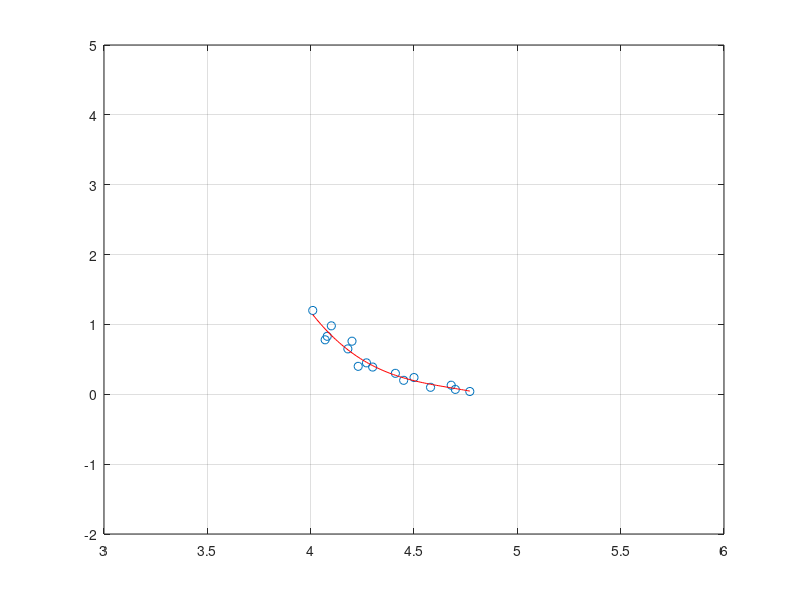

MATLAB code for this plot: (Note: this script raises an error after producing the figure.)
x=[4.01 4.07 4.08 4.10 4.18 4.20 4.23 4.27 4.30 4.41 4.45 4.5 4.58 4.68 4.7 4.77];      % valores de x 
y=[1.2 0.78 0.83 0.98 0.65 0.76 0.4 0.45 0.39 0.3 0.2 0.24 0.1 0.13 0.07 0.04];         % valores de y  
p1=polyfit(x,y,3)                 % retorna os coeficientes do polinômio -- 3 é o grau do polinomio
residuo=y-polyval(p1,x);          % polival substitui os valores de x em p1
RT=sum(residuo.^2);                %resíduo

%% B
y1=polyval(p1,4.5)                % determina o valor de y para x=4.5
t=min(x):0.01:max(x);             %representa o domínio para os valores de x
yp1=p1(1)*t.^3+p1(2)*t.^2+p1(3)*t+p1(4);
figure(1)
plot(x,y,'o',t,yp1,'r')          %gráfico
axis([3 6 -2 5])
grid on

%% C
syms x;
y= p1(1)*x^2+p1(2)*x + p1(3) ;    % representa a função do 2º grau
r=solve(y==3);                    % calcula o valor de x para y=3
eval(r)